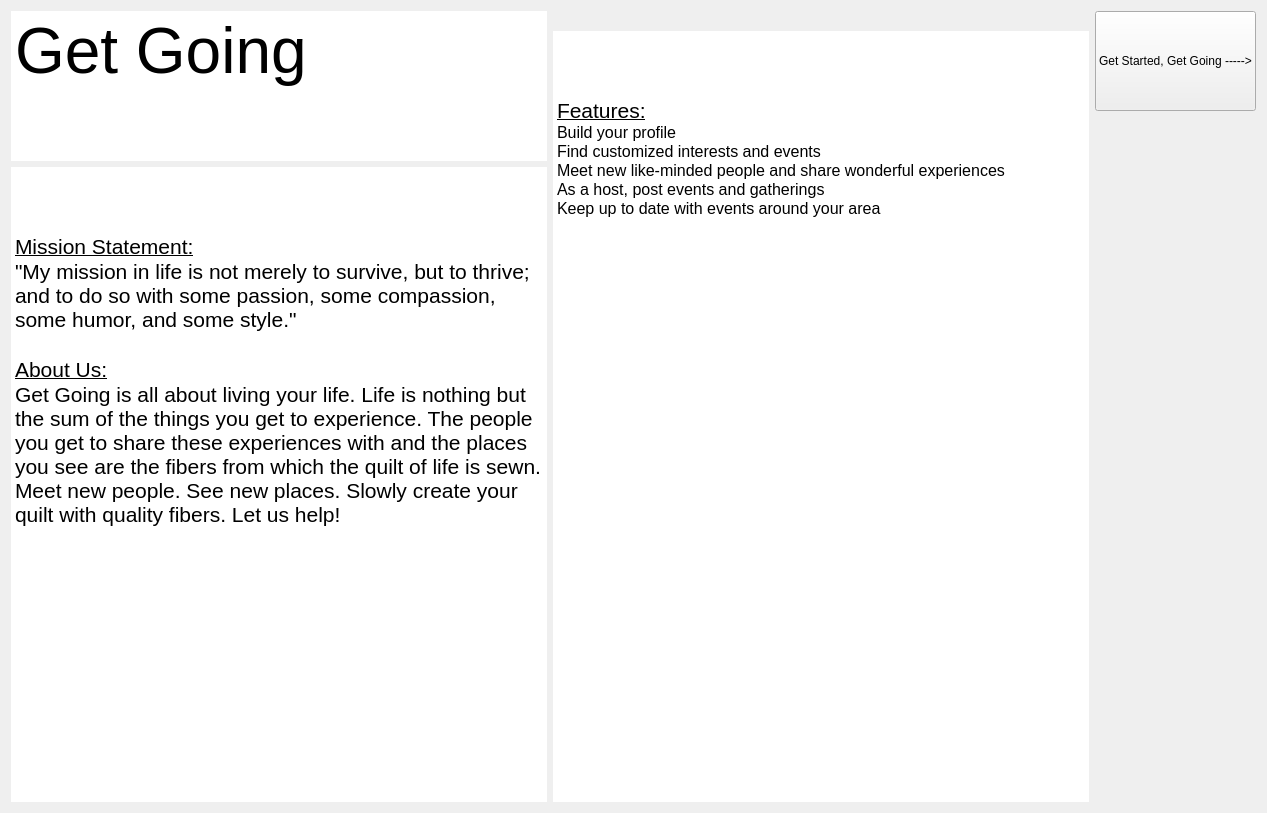
         <widget class="QWidget" name="scrollAreaWidgetContents">
          <property name="geometry">
           <rect>
            <x>0</x>
            <y>0</y>
            <width>1267</width>
            <height>813</height>
           </rect>
          </property>
          <layout class="QHBoxLayout" name="horizontalLayout_10">
           <item>
            <layout class="QVBoxLayout" name="verticalLayout_2">
             <item>
              <widget class="QTextEdit" name="title">
               <property name="minimumSize">
                <size>
                 <width>400</width>
                 <height>0</height>
                </size>
               </property>
               <property name="maximumSize">
                <size>
                 <width>600</width>
                 <height>150</height>
                </size>
               </property>
               <property name="frameShape">
                <enum>QFrame::NoFrame</enum>
               </property>
               <property name="readOnly">
                <bool>true</bool>
               </property>
               <property name="html">
                <string>&lt;!DOCTYPE HTML PUBLIC &quot;-//W3C//DTD HTML 4.0//EN&quot; &quot;http://www.w3.org/TR/REC-html40/strict.dtd&quot;&gt;
&lt;html&gt;&lt;head&gt;&lt;meta name=&quot;qrichtext&quot; content=&quot;1&quot; /&gt;&lt;style type=&quot;text/css&quot;&gt;
p, li { white-space: pre-wrap; }
&lt;/style&gt;&lt;/head&gt;&lt;body style=&quot; font-family:'MS Shell Dlg 2'; font-size:8.25pt; font-weight:400; font-style:normal;&quot;&gt;
&lt;p style=&quot; margin-top:0px; margin-bottom:0px; margin-left:0px; margin-right:0px; -qt-block-indent:0; text-indent:0px;&quot;&gt;&lt;span style=&quot; font-size:48pt;&quot;&gt;Get Going&lt;/span&gt;&lt;/p&gt;&lt;/body&gt;&lt;/html&gt;</string>
               </property>
              </widget>
             </item>
             <item>
              <widget class="QTextEdit" name="aboutus">
               <property name="frameShape">
                <enum>QFrame::NoFrame</enum>
               </property>
               <property name="readOnly">
                <bool>true</bool>
               </property>
               <property name="html">
                <string>&lt;!DOCTYPE HTML PUBLIC &quot;-//W3C//DTD HTML 4.0//EN&quot; &quot;http://www.w3.org/TR/REC-html40/strict.dtd&quot;&gt;
&lt;html&gt;&lt;head&gt;&lt;meta name=&quot;qrichtext&quot; content=&quot;1&quot; /&gt;&lt;style type=&quot;text/css&quot;&gt;
p, li { white-space: pre-wrap; }
&lt;/style&gt;&lt;/head&gt;&lt;body style=&quot; font-family:'MS Shell Dlg 2'; font-size:8.25pt; font-weight:400; font-style:normal;&quot;&gt;
&lt;p style=&quot;-qt-paragraph-type:empty; margin-top:0px; margin-bottom:0px; margin-left:0px; margin-right:0px; -qt-block-indent:0; text-indent:0px;&quot;&gt;&lt;br /&gt;&lt;/p&gt;
&lt;p style=&quot;-qt-paragraph-type:empty; margin-top:0px; margin-bottom:0px; margin-left:0px; margin-right:0px; -qt-block-indent:0; text-indent:0px; font-size:16pt; text-decoration: underline;&quot;&gt;&lt;br /&gt;&lt;/p&gt;
&lt;p style=&quot;-qt-paragraph-type:empty; margin-top:0px; margin-bottom:0px; margin-left:0px; margin-right:0px; -qt-block-indent:0; text-indent:0px; font-size:16pt; text-decoration: underline;&quot;&gt;&lt;br /&gt;&lt;/p&gt;
&lt;p style=&quot; margin-top:0px; margin-bottom:0px; margin-left:0px; margin-right:0px; -qt-block-indent:0; text-indent:0px;&quot;&gt;&lt;span style=&quot; font-size:16pt; text-decoration: underline;&quot;&gt;Mission Statement:&lt;/span&gt;&lt;/p&gt;
&lt;p style=&quot; margin-top:0px; margin-bottom:0px; margin-left:0px; margin-right:0px; -qt-block-indent:0; text-indent:0px;&quot;&gt;&lt;span style=&quot; font-size:16pt;&quot;&gt;&amp;quot;My mission in life is not merely to survive, but to thrive; and to do so with some passion, some compassion, some humor, and some style.&amp;quot;&lt;/span&gt;&lt;/p&gt;
&lt;p style=&quot;-qt-paragraph-type:empty; margin-top:0px; margin-bottom:0px; margin-left:0px; margin-right:0px; -qt-block-indent:0; text-indent:0px; font-size:16pt;&quot;&gt;&lt;br /&gt;&lt;/p&gt;
&lt;p style=&quot; margin-top:0px; margin-bottom:0px; margin-left:0px; margin-right:0px; -qt-block-indent:0; text-indent:0px;&quot;&gt;&lt;span style=&quot; font-size:16pt; text-decoration: underline;&quot;&gt;About Us:&lt;/span&gt;&lt;/p&gt;
&lt;p style=&quot; margin-top:0px; margin-bottom:0px; margin-left:0px; margin-right:0px; -qt-block-indent:0; text-indent:0px;&quot;&gt;&lt;span style=&quot; font-size:16pt;&quot;&gt;Get Going is all about living your life. Life is nothing but the sum of the things you get to experience. The people you get to share these experiences with and the places you see are the fibers from which the quilt of life is sewn. Meet new people. See new places. Slowly create your quilt with quality fibers. Let us help!&lt;/span&gt;&lt;/p&gt;&lt;/body&gt;&lt;/html&gt;</string>
               </property>
              </widget>
             </item>
            </layout>
           </item>
           <item>
            <layout class="QVBoxLayout" name="verticalLayout_3">
             <item>
              <widget class="QLabel" name="logo">
               <property name="text">
                <string/>
               </property>
               <property name="pixmap">
                <pixmap resource="../mobile-app/utilities.qrc">:/Utilities/party-istock-resize-600x338.jpg</pixmap>
               </property>
              </widget>
             </item>
             <item>
              <widget class="QTextEdit" name="feature">
               <property name="frameShape">
                <enum>QFrame::NoFrame</enum>
               </property>
               <property name="readOnly">
                <bool>true</bool>
               </property>
               <property name="html">
                <string>&lt;!DOCTYPE HTML PUBLIC &quot;-//W3C//DTD HTML 4.0//EN&quot; &quot;http://www.w3.org/TR/REC-html40/strict.dtd&quot;&gt;
&lt;html&gt;&lt;head&gt;&lt;meta name=&quot;qrichtext&quot; content=&quot;1&quot; /&gt;&lt;style type=&quot;text/css&quot;&gt;
p, li { white-space: pre-wrap; }
&lt;/style&gt;&lt;/head&gt;&lt;body style=&quot; font-family:'MS Shell Dlg 2'; font-size:8.25pt; font-weight:400; font-style:normal;&quot;&gt;
&lt;p style=&quot;-qt-paragraph-type:empty; margin-top:0px; margin-bottom:0px; margin-left:0px; margin-right:0px; -qt-block-indent:0; text-indent:0px;&quot;&gt;&lt;br /&gt;&lt;/p&gt;
&lt;p style=&quot;-qt-paragraph-type:empty; margin-top:0px; margin-bottom:0px; margin-left:0px; margin-right:0px; -qt-block-indent:0; text-indent:0px; font-size:16pt; text-decoration: underline;&quot;&gt;&lt;br /&gt;&lt;/p&gt;
&lt;p style=&quot;-qt-paragraph-type:empty; margin-top:0px; margin-bottom:0px; margin-left:0px; margin-right:0px; -qt-block-indent:0; text-indent:0px; font-size:16pt; text-decoration: underline;&quot;&gt;&lt;br /&gt;&lt;/p&gt;
&lt;p style=&quot; margin-top:0px; margin-bottom:0px; margin-left:0px; margin-right:0px; -qt-block-indent:0; text-indent:0px;&quot;&gt;&lt;span style=&quot; font-size:16pt; text-decoration: underline;&quot;&gt;Features:&lt;/span&gt;&lt;/p&gt;
&lt;p style=&quot; margin-top:0px; margin-bottom:0px; margin-left:0px; margin-right:0px; -qt-block-indent:0; text-indent:0px;&quot;&gt;&lt;span style=&quot; font-size:12pt;&quot;&gt;Build your profile&lt;/span&gt;&lt;/p&gt;
&lt;p style=&quot; margin-top:0px; margin-bottom:0px; margin-left:0px; margin-right:0px; -qt-block-indent:0; text-indent:0px;&quot;&gt;&lt;span style=&quot; font-size:12pt;&quot;&gt;Find customized interests and events&lt;/span&gt;&lt;/p&gt;
&lt;p style=&quot; margin-top:0px; margin-bottom:0px; margin-left:0px; margin-right:0px; -qt-block-indent:0; text-indent:0px;&quot;&gt;&lt;span style=&quot; font-size:12pt;&quot;&gt;Meet new like-minded people and share wonderful experiences&lt;/span&gt;&lt;/p&gt;
&lt;p style=&quot; margin-top:0px; margin-bottom:0px; margin-left:0px; margin-right:0px; -qt-block-indent:0; text-indent:0px;&quot;&gt;&lt;span style=&quot; font-size:12pt;&quot;&gt;As a host, post events and gatherings&lt;/span&gt;&lt;/p&gt;
&lt;p style=&quot; margin-top:0px; margin-bottom:0px; margin-left:0px; margin-right:0px; -qt-block-indent:0; text-indent:0px;&quot;&gt;&lt;span style=&quot; font-size:12pt;&quot;&gt;Keep up to date with events around your area&lt;/span&gt;&lt;/p&gt;
&lt;p style=&quot;-qt-paragraph-type:empty; margin-top:0px; margin-bottom:0px; margin-left:0px; margin-right:0px; -qt-block-indent:0; text-indent:0px; font-size:12pt;&quot;&gt;&lt;br /&gt;&lt;/p&gt;&lt;/body&gt;&lt;/html&gt;</string>
               </property>
              </widget>
             </item>
            </layout>
           </item>
           <item>
            <layout class="QVBoxLayout" name="verticalLayout_4">
             <item>
              <widget class="QPushButton" name="get_started">
               <property name="minimumSize">
                <size>
                 <width>0</width>
                 <height>0</height>
                </size>
               </property>
               <property name="maximumSize">
                <size>
                 <width>250</width>
                 <height>100</height>
                </size>
               </property>
               <property name="text">
                <string>Get Started, Get Going -----&gt;</string>
               </property>
              </widget>
             </item>
             <item>
              <widget class="QLabel" name="crowd">
               <property name="text">
                <string/>
               </property>
               <property name="pixmap">
                <pixmap resource="../mobile-app/utilities.qrc">:/Utilities/crowd.PNG</pixmap>
               </property>
              </widget>
             </item>
            </layout>
           </item>
          </layout>
         </widget>
